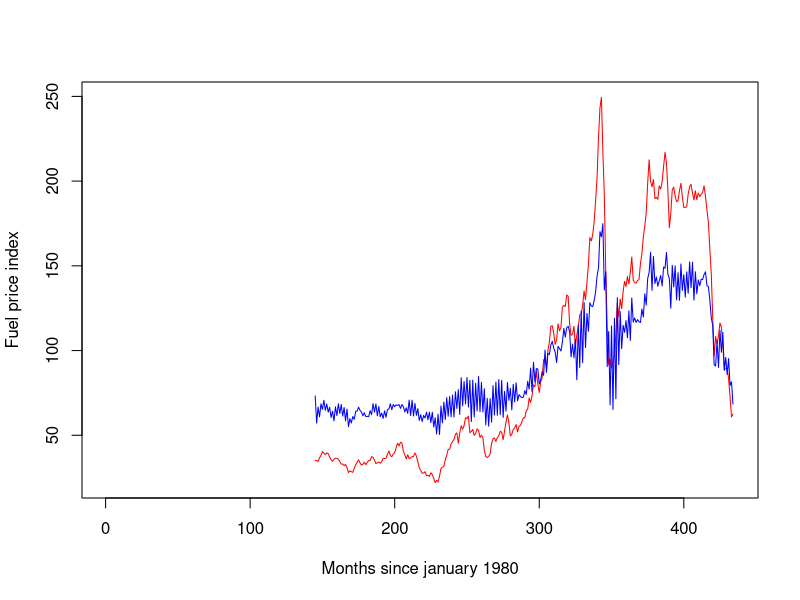

The R script that drew this image:
library(lmtest)
library(stats)
library(dplyr)
library(lubridate)
library(tidyverse)
library(forecast)

d = read.csv('Central park.csv')
d2 = read.csv('commodity-prices-2016.csv')

d$DATE = paste(as.character(d$DATE),"-01",sep="") #Convert month to first date of the month

d2$Date = as.Date(d2$Date)  #Change to date type
d$DATE = as.Date(d$DATE)  #Change to date type

df1 = subset(d, select = c(DATE,TMIN)) #Create dataframe with relevant data from weather dataframe
df2 = subset(d2, select = c(Date,Fuel.Energy.Index)) #Create dataframe with relevant data from price dataframe

df11 = df1 %>% 
  group_by(Date= lubridate::floor_date(DATE, 'month')) %>%
  summarize(AVTMIN = mean(TMIN))  #Convert the weather data to average precipitations per month


p = merge(df11,df2,by = 'Date')

fit = Arima(p$Fuel.Energy.Index,xreg = p$AVTMIN, order=c(0,0,1))
fit


plot(p$Fuel.Energy.Index,col="red", type = "l",ylab = 'Fuel price index',xlab = 'Months since january 1980')
lines(fitted(fit),col="blue")
